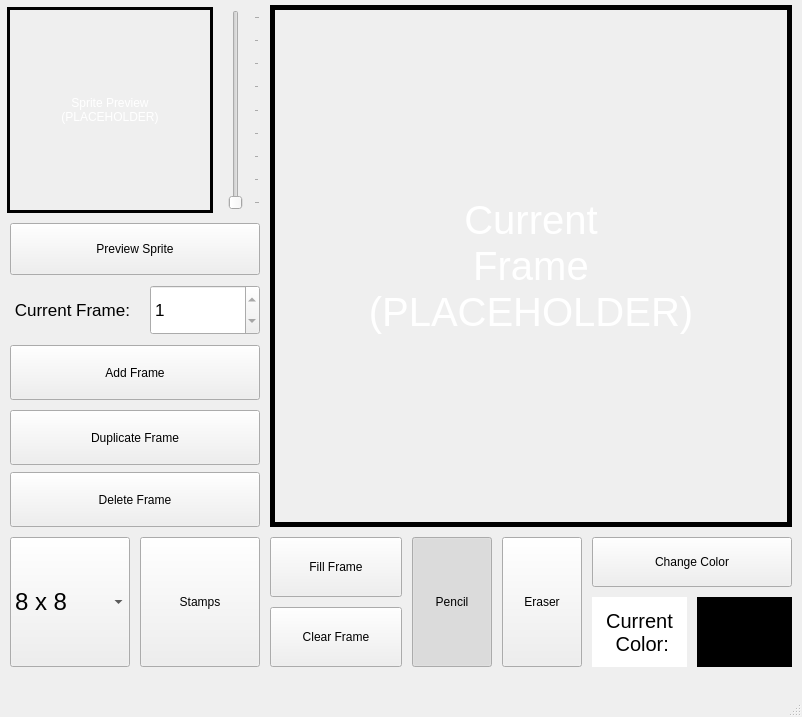
<?xml version="1.0" encoding="UTF-8"?>
<ui version="4.0">
 <class>MainWindow</class>
 <widget class="QMainWindow" name="MainWindow">
  <property name="geometry">
   <rect>
    <x>0</x>
    <y>0</y>
    <width>802</width>
    <height>717</height>
   </rect>
  </property>
  <property name="windowTitle">
   <string>MainWindow</string>
  </property>
  <widget class="QWidget" name="centralwidget">
   <widget class="DrawingUi" name="currentFrame">
    <property name="geometry">
     <rect>
      <x>275</x>
      <y>10</y>
      <width>512</width>
      <height>512</height>
     </rect>
    </property>
    <property name="font">
     <font>
      <pointsize>30</pointsize>
     </font>
    </property>
    <property name="autoFillBackground">
     <bool>true</bool>
    </property>
    <property name="styleSheet">
     <string notr="true">color: rgb(255, 255, 255);</string>
    </property>
    <property name="text">
     <string>Current 
Frame
(PLACEHOLDER)</string>
    </property>
    <property name="alignment">
     <set>Qt::AlignCenter</set>
    </property>
   </widget>
   <widget class="QPushButton" name="changeColor">
    <property name="geometry">
     <rect>
      <x>592</x>
      <y>537</y>
      <width>200</width>
      <height>50</height>
     </rect>
    </property>
    <property name="text">
     <string>Change Color</string>
    </property>
   </widget>
   <widget class="QLabel" name="currectColorText">
    <property name="geometry">
     <rect>
      <x>592</x>
      <y>597</y>
      <width>95</width>
      <height>70</height>
     </rect>
    </property>
    <property name="font">
     <font>
      <pointsize>15</pointsize>
     </font>
    </property>
    <property name="styleSheet">
     <string notr="true">background-color: rgb(255, 255, 255);
color: rgb(0, 0, 0);</string>
    </property>
    <property name="text">
     <string>Current 
 Color:</string>
    </property>
    <property name="alignment">
     <set>Qt::AlignCenter</set>
    </property>
   </widget>
   <widget class="QLabel" name="currentColorPreview">
    <property name="geometry">
     <rect>
      <x>697</x>
      <y>597</y>
      <width>95</width>
      <height>70</height>
     </rect>
    </property>
    <property name="styleSheet">
     <string notr="true">background-color: rgb(0, 0, 0);</string>
    </property>
    <property name="text">
     <string/>
    </property>
   </widget>
   <widget class="QLabel" name="spritePreview">
    <property name="geometry">
     <rect>
      <x>10</x>
      <y>10</y>
      <width>200</width>
      <height>200</height>
     </rect>
    </property>
    <property name="autoFillBackground">
     <bool>true</bool>
    </property>
    <property name="styleSheet">
     <string notr="true">
color: rgb(255, 255, 255);</string>
    </property>
    <property name="text">
     <string>Sprite Preview 
(PLACEHOLDER)</string>
    </property>
    <property name="scaledContents">
     <bool>true</bool>
    </property>
    <property name="alignment">
     <set>Qt::AlignCenter</set>
    </property>
   </widget>
   <widget class="QSlider" name="fpsSlider">
    <property name="geometry">
     <rect>
      <x>220</x>
      <y>10</y>
      <width>40</width>
      <height>200</height>
     </rect>
    </property>
    <property name="font">
     <font>
      <pointsize>12</pointsize>
     </font>
    </property>
    <property name="minimum">
     <number>2</number>
    </property>
    <property name="maximum">
     <number>10</number>
    </property>
    <property name="pageStep">
     <number>1</number>
    </property>
    <property name="orientation">
     <enum>Qt::Vertical</enum>
    </property>
    <property name="tickPosition">
     <enum>QSlider::TicksBelow</enum>
    </property>
    <property name="tickInterval">
     <number>0</number>
    </property>
   </widget>
   <widget class="QLabel" name="label_5">
    <property name="geometry">
     <rect>
      <x>10</x>
      <y>285</y>
      <width>120</width>
      <height>50</height>
     </rect>
    </property>
    <property name="font">
     <font>
      <pointsize>13</pointsize>
     </font>
    </property>
    <property name="text">
     <string>Current Frame:</string>
    </property>
    <property name="alignment">
     <set>Qt::AlignRight|Qt::AlignTrailing|Qt::AlignVCenter</set>
    </property>
   </widget>
   <widget class="QSpinBox" name="frameSpinBox">
    <property name="geometry">
     <rect>
      <x>150</x>
      <y>285</y>
      <width>110</width>
      <height>50</height>
     </rect>
    </property>
    <property name="font">
     <font>
      <pointsize>13</pointsize>
     </font>
    </property>
    <property name="minimum">
     <number>1</number>
    </property>
    <property name="maximum">
     <number>1</number>
    </property>
   </widget>
   <widget class="QPushButton" name="addFrame">
    <property name="geometry">
     <rect>
      <x>10</x>
      <y>345</y>
      <width>250</width>
      <height>55</height>
     </rect>
    </property>
    <property name="text">
     <string>Add Frame</string>
    </property>
   </widget>
   <widget class="QPushButton" name="deleteFrame">
    <property name="geometry">
     <rect>
      <x>10</x>
      <y>472</y>
      <width>250</width>
      <height>55</height>
     </rect>
    </property>
    <property name="text">
     <string>Delete Frame</string>
    </property>
   </widget>
   <widget class="QPushButton" name="eraser">
    <property name="geometry">
     <rect>
      <x>502</x>
      <y>537</y>
      <width>80</width>
      <height>130</height>
     </rect>
    </property>
    <property name="text">
     <string>Eraser</string>
    </property>
    <property name="checkable">
     <bool>true</bool>
    </property>
   </widget>
   <widget class="QPushButton" name="pencil">
    <property name="geometry">
     <rect>
      <x>412</x>
      <y>537</y>
      <width>80</width>
      <height>130</height>
     </rect>
    </property>
    <property name="text">
     <string>Pencil</string>
    </property>
    <property name="checkable">
     <bool>true</bool>
    </property>
    <property name="checked">
     <bool>true</bool>
    </property>
   </widget>
   <widget class="QPushButton" name="stamps">
    <property name="geometry">
     <rect>
      <x>140</x>
      <y>537</y>
      <width>120</width>
      <height>130</height>
     </rect>
    </property>
    <property name="text">
     <string>Stamps</string>
    </property>
   </widget>
   <widget class="QPushButton" name="clearFrameButton">
    <property name="geometry">
     <rect>
      <x>270</x>
      <y>607</y>
      <width>132</width>
      <height>60</height>
     </rect>
    </property>
    <property name="text">
     <string>Clear Frame</string>
    </property>
   </widget>
   <widget class="QPushButton" name="fillFrameButton">
    <property name="geometry">
     <rect>
      <x>270</x>
      <y>537</y>
      <width>132</width>
      <height>60</height>
     </rect>
    </property>
    <property name="text">
     <string>Fill Frame</string>
    </property>
   </widget>
   <widget class="QLabel" name="Border">
    <property name="geometry">
     <rect>
      <x>270</x>
      <y>5</y>
      <width>522</width>
      <height>522</height>
     </rect>
    </property>
    <property name="font">
     <font>
      <pointsize>30</pointsize>
     </font>
    </property>
    <property name="autoFillBackground">
     <bool>false</bool>
    </property>
    <property name="styleSheet">
     <string notr="true">color: rgb(255, 255, 255);
background-color: rgb(0, 0, 0);</string>
    </property>
    <property name="text">
     <string>Border</string>
    </property>
    <property name="alignment">
     <set>Qt::AlignCenter</set>
    </property>
   </widget>
   <widget class="QLabel" name="previewBorder">
    <property name="geometry">
     <rect>
      <x>7</x>
      <y>7</y>
      <width>206</width>
      <height>206</height>
     </rect>
    </property>
    <property name="autoFillBackground">
     <bool>false</bool>
    </property>
    <property name="styleSheet">
     <string notr="true">background-color: rgb(0, 0, 0);
color: rgb(255, 255, 255);</string>
    </property>
    <property name="text">
     <string>Preview Border</string>
    </property>
    <property name="scaledContents">
     <bool>true</bool>
    </property>
    <property name="alignment">
     <set>Qt::AlignCenter</set>
    </property>
   </widget>
   <widget class="QPushButton" name="duplicateFrame">
    <property name="geometry">
     <rect>
      <x>10</x>
      <y>410</y>
      <width>250</width>
      <height>55</height>
     </rect>
    </property>
    <property name="text">
     <string>Duplicate Frame</string>
    </property>
   </widget>
   <widget class="QComboBox" name="sizeBox">
    <property name="geometry">
     <rect>
      <x>10</x>
      <y>537</y>
      <width>120</width>
      <height>130</height>
     </rect>
    </property>
    <property name="font">
     <font>
      <pointsize>18</pointsize>
      <bold>false</bold>
     </font>
    </property>
    <property name="currentIndex">
     <number>3</number>
    </property>
    <item>
     <property name="text">
      <string>64 x 64</string>
     </property>
    </item>
    <item>
     <property name="text">
      <string>32 x 32</string>
     </property>
    </item>
    <item>
     <property name="text">
      <string>16 x 16</string>
     </property>
    </item>
    <item>
     <property name="text">
      <string>8 x 8</string>
     </property>
    </item>
   </widget>
   <widget class="QPushButton" name="previewSprite">
    <property name="geometry">
     <rect>
      <x>10</x>
      <y>223</y>
      <width>250</width>
      <height>52</height>
     </rect>
    </property>
    <property name="text">
     <string>Preview Sprite</string>
    </property>
   </widget>
   <zorder>previewBorder</zorder>
   <zorder>Border</zorder>
   <zorder>currentFrame</zorder>
   <zorder>changeColor</zorder>
   <zorder>currectColorText</zorder>
   <zorder>currentColorPreview</zorder>
   <zorder>spritePreview</zorder>
   <zorder>fpsSlider</zorder>
   <zorder>label_5</zorder>
   <zorder>frameSpinBox</zorder>
   <zorder>addFrame</zorder>
   <zorder>deleteFrame</zorder>
   <zorder>eraser</zorder>
   <zorder>pencil</zorder>
   <zorder>stamps</zorder>
   <zorder>clearFrameButton</zorder>
   <zorder>fillFrameButton</zorder>
   <zorder>duplicateFrame</zorder>
   <zorder>sizeBox</zorder>
   <zorder>previewSprite</zorder>
  </widget>
  <widget class="QMenuBar" name="menubar">
   <property name="geometry">
    <rect>
     <x>0</x>
     <y>0</y>
     <width>802</width>
     <height>21</height>
    </rect>
   </property>
  </widget>
  <widget class="QStatusBar" name="statusbar"/>
 </widget>
 <customwidgets>
  <customwidget>
   <class>DrawingUi</class>
   <extends>QLabel</extends>
   <header>drawingui.h</header>
  </customwidget>
 </customwidgets>
 <resources/>
 <connections/>
</ui>
